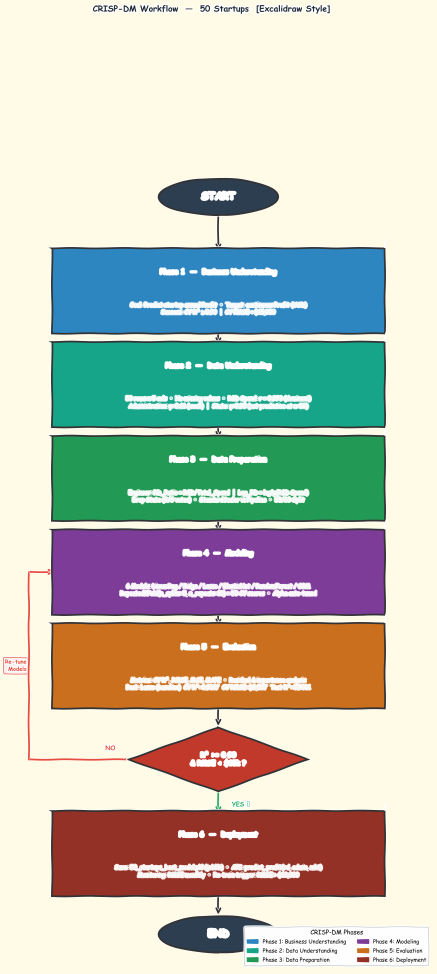
#> input picture hw6_workflow_excalidraw.png, 1309 x 2920 px (shown at 1/3 size)
$ python -i animate_enhanced.py   (imports and definitions only)
#> lines starting #> are read from the running program, lines starting #| are printed output that depends on the picture; after the words box and inside, x2 and y2 are one past the last pixel; in counts of white or black regions, pixels touching at a corner belong together
#> further down, picture is the input picture: shape (2920, 1309, 3); mean B, G, R 178.2, 191.4, 189.5
"""
animate_enhanced.py
強化版投影片動畫生成器

動畫效果：
1. 整張投影片淡入 + 輕微放大進場（scale 1.04→1.00，0.5s）
2. 標題區（頂部）：從上往下 wipe reveal（curtain 效果）
3. 內容/文字區：交替左→右 wipe reveal
4. 圖片區（寬高比 > 2.5 的區域）：亮度 + 輕微 Ken Burns 縮放
5. 區域進場時有亮光閃爍邊緣（leading edge glow）
6. 全亮定格 → 淡出
"""

import os, sys, subprocess
import numpy as np
import imageio_ffmpeg
import cv2

# [1 line not run here, left out]

BASE    = r"D:\wi\260612"
ASSETS  = os.path.join(BASE, "pres_pdf_assets")
TMP_DIR = os.path.join(ASSETS, "enh_tmp")
OUT_MP4 = os.path.join(BASE, "hw6_presentation_enhanced.mp4")
# [1 line that did not run here, left out]

FPS      = 24
N_SLIDES = 12
W, H     = 1920, 1080

# ── 動畫時序（秒） ────────────────────────────────────────────────────────────
ENTRY_DUR    = 0.50   # 進場（淡入+縮放）
DIM_DUR      = 0.30   # 整體變暗
REVEAL_GAP   = 0.28   # 各區域間隔
REVEAL_DUR   = 0.50   # 每個區域 wipe 時長
FULL_HOLD    = 0.40   # 全亮靜止
NARR_DELAY   = 0.45   # 旁白延遲
FADE_OUT     = 0.55   # 淡出

BASE_BRIGHT  = 0.18   # 暗底亮度
MAX_REGIONS  = 8

# [1 line not run here, left out]


# ─────────────────────────────────────────────────────────────────────────────
# Easing
# ─────────────────────────────────────────────────────────────────────────────
def ease_out_cubic(p):
    p = max(0.0, min(1.0, p))
    return 1.0 - (1.0 - p) ** 3

def ease_in_out_sine(p):
    p = max(0.0, min(1.0, p))
    return (1.0 - np.cos(np.pi * p)) / 2.0

def ease_out_quart(p):
    p = max(0.0, min(1.0, p))
    return 1.0 - (1.0 - p) ** 4


# ─────────────────────────────────────────────────────────────────────────────
# 區域偵測 — 回傳 (mask, region_type)
#   region_type: "title" / "image" / "text"
# ─────────────────────────────────────────────────────────────────────────────
def detect_regions(img_bgr):
    gray = cv2.cvtColor(img_bgr, cv2.COLOR_BGR2GRAY)
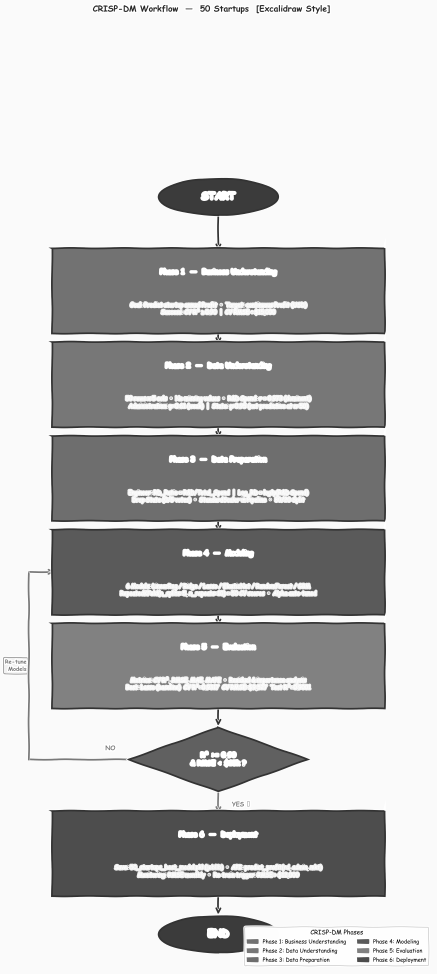
#> gray: shape (2920, 1309) (shown at 1/3 size); min 0, max 255, mean 189.4
    _, thresh = cv2.threshold(gray, 0, 255, cv2.THRESH_BINARY_INV + cv2.THRESH_OTSU)
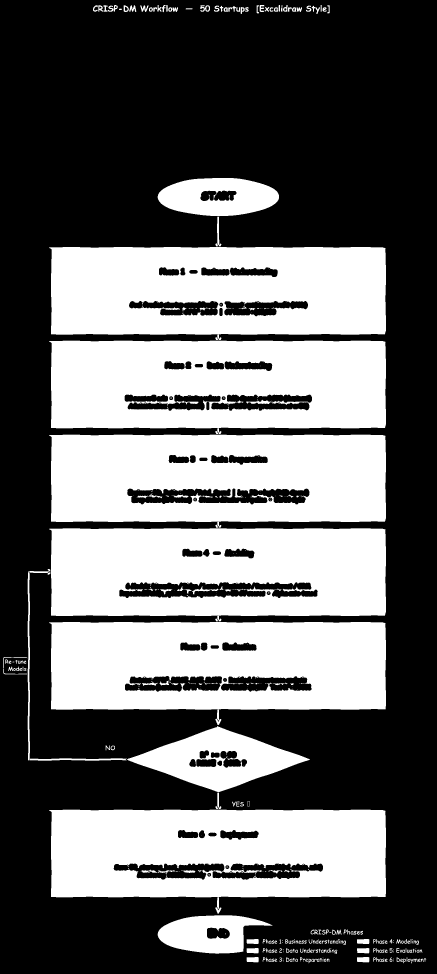
#> thresh: shape (2920, 1309) (shown at 1/3 size); 40.8% white; 443 white regions (194 under 20 px), largest, box (x1, y1, x2, y2) and area: (147, 741, 1158, 1017) 240150, (147, 1866, 1158, 2162) 238023, (147, 2429, 1158, 2728) 237836
    kernel = cv2.getStructuringElement(cv2.MORPH_RECT, (55, 16))
    dilated = cv2.dilate(thresh, kernel, iterations=2)
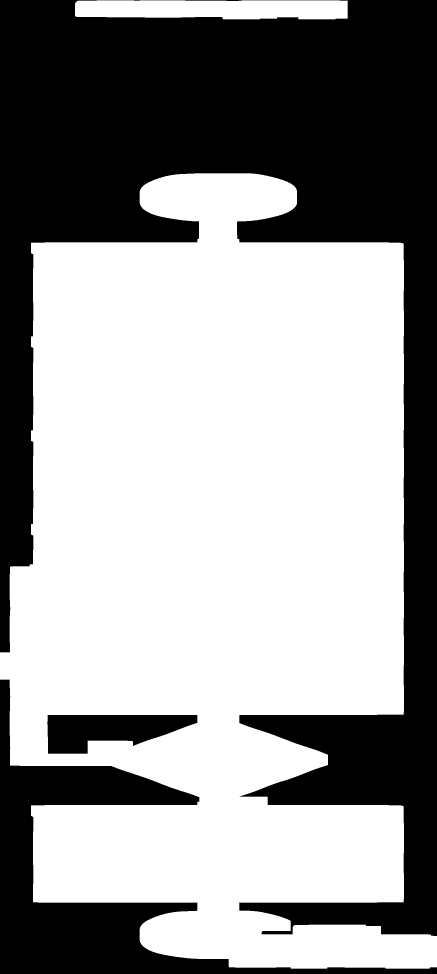
#> dilated: shape (2920, 1309) (shown at 1/3 size); 60.1% white; 3 black regions
    contours, _ = cv2.findContours(dilated, cv2.RETR_EXTERNAL, cv2.CHAIN_APPROX_SIMPLE)
#> contours = 2 contours; box (x1, y1, x2, y2) and area: (0, 520, 1309, 2906) 2283838, (225, 1, 1043, 58) 42120

    raw = []
    total = H * W
    for cnt in contours:
        x, y, w, h = cv2.boundingRect(cnt)
        ratio = (w * h) / total
        if ratio < 0.015 or ratio > 0.72:
            continue
        if h < 12 or w < 40:
            continue
        raw.append((x, y, w, h))
#> this loop made 2 passes
#> (x, y, w, h, ratio) on passes 1 to 2: (0, 520, 1309, 2386, 1.51), (225, 1, 818, 57, 0.0225)
#> after the loop, raw = [(225, 1, 818, 57)]

    if len(raw) < 3:
        raw = [(0, i * H // 4, W, H // 4) for i in range(4)]

    # 去重（IoU > 0.55 保留大的）
    def iou(a, b):
        ax1, ay1, ax2, ay2 = a[0], a[1], a[0]+a[2], a[1]+a[3]
        bx1, by1, bx2, by2 = b[0], b[1], b[0]+b[2], b[1]+b[3]
        ix = max(0, min(ax2, bx2) - max(ax1, bx1))
        iy = max(0, min(ay2, by2) - max(ay1, by1))
        inter = ix * iy
        union = a[2]*a[3] + b[2]*b[3] - inter
        return inter / max(union, 1)

    keep = []
    for i, a in enumerate(raw):
        if any(i != j and iou(a, b) > 0.55 and b[2]*b[3] > a[2]*a[3]
               for j, b in enumerate(raw)):
            continue
        keep.append(a)

    # 依 y 排序
    keep.sort(key=lambda r: r[1])
    keep = keep[:MAX_REGIONS]

    # 標記類型
    result = []
    pad = 8
    for idx, (x, y, w, h) in enumerate(keep):
        m = np.zeros((H, W), dtype=np.float32)
        m[max(0,y-pad):min(H,y+h+pad), max(0,x-pad):min(W,x+w+pad)] = 1.0

        # 判斷類型
        if idx == 0 and y < H * 0.22 and w > W * 0.35:
            rtype = "title"
        elif w / max(h, 1) > 2.2 or w * h / total > 0.25:
            rtype = "image"
        else:
            rtype = "text"

        result.append((m, rtype, (x, y, w, h)))

    return result


# ─────────────────────────────────────────────────────────────────────────────
# 建立每幀的亮度圖（in-place vectorized）
# ─────────────────────────────────────────────────────────────────────────────
# [84 lines left out: function build_brightness, not called in this run]


# ─────────────────────────────────────────────────────────────────────────────
# 進場縮放（Ken Burns entry：scale 1.04 → 1.00）
# ─────────────────────────────────────────────────────────────────────────────
_ENTRY_SCALE_MAX = 1.04

# [130 lines left out: functions get_crop_for_frame, get_audio_duration, encode_segment, not called in this run]


# ─────────────────────────────────────────────────────────────────────────────
# Main
# ─────────────────────────────────────────────────────────────────────────────
slide_pngs  = [os.path.join(ASSETS, f"slide_{i:02d}.png") for i in range(N_SLIDES)]
audio_files = [os.path.join(ASSETS, f"narr_{i:02d}.mp3")  for i in range(N_SLIDES)]

# [8 lines not run here, left out]

segment_files = []

# [32 lines not run here, left out]
concat_list = os.path.join(TMP_DIR, "concat_enh.txt")
# [3 lines not run here, left out]

# [6 lines that did not run here, left out]
# [1 line not run here, left out]

# [1 line that did not run here, left out]
# [3 lines not run here, left out]

>>> import cv2
>>> picture = cv2.imread('hw6_workflow_excalidraw.png')
>>> result = detect_regions(picture)
#> result = 4 items

$ run again, on chart_phase2a.png
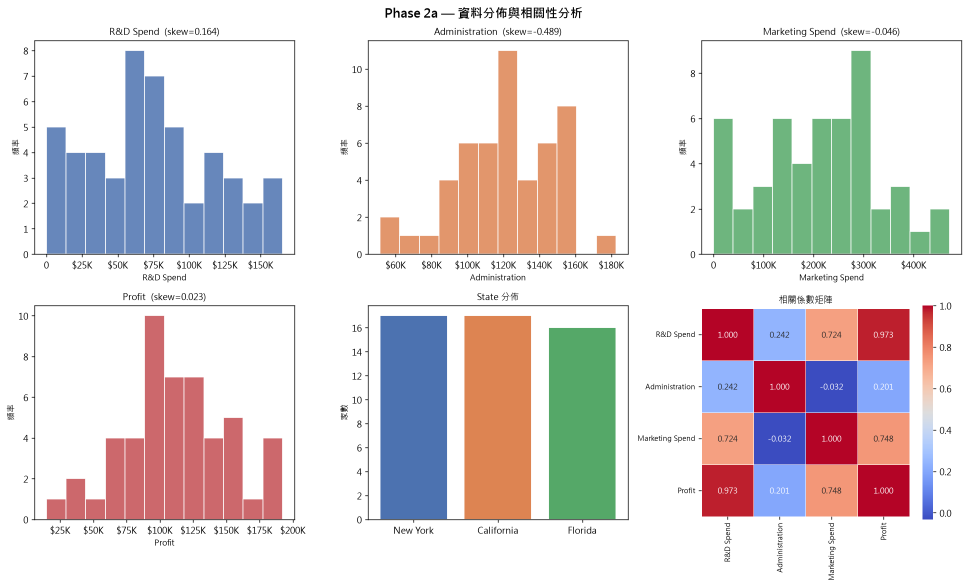
#> input picture chart_phase2a.png, 1935 x 1174 px (shown at 1/2 size)
#> picture is the input picture: shape (1174, 1935, 3); mean B, G, R 215.6, 214.9, 221.6
#> in detect_regions, `_, thresh = cv2.threshold(gray, 0, 255, cv2.THRESH_BINARY_INV + cv2.TH..`:
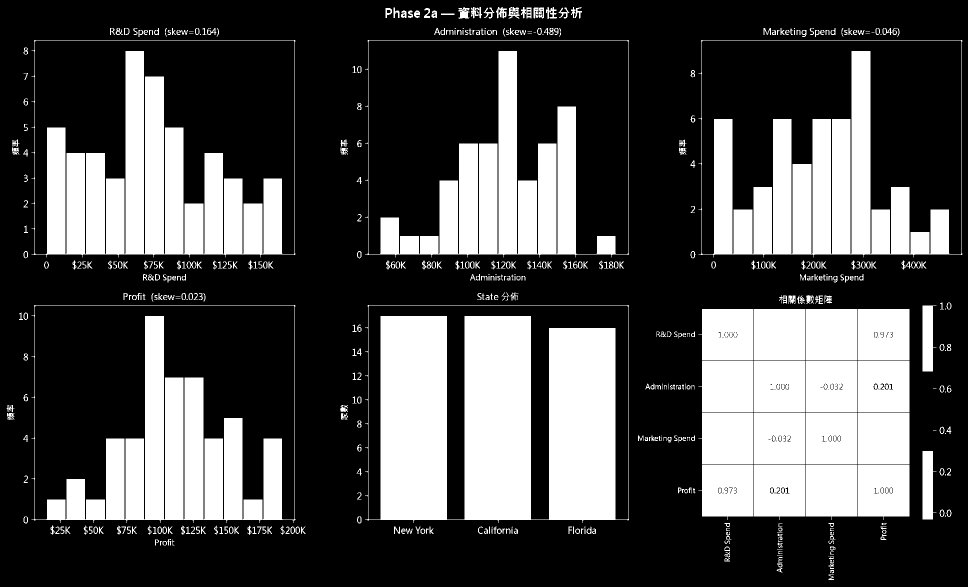
#> thresh: shape (1174, 1935) (shown at 1/2 size); 30.4% white; 510 white regions (67 under 20 px), largest, box (x1, y1, x2, y2) and area: (730, 610, 1258, 1046) 161211, (63, 80, 591, 515) 96348, (1397, 80, 1925, 515) 85789
#> in detect_regions, `dilated = cv2.dilate(thresh, kernel, iterations=2)`:
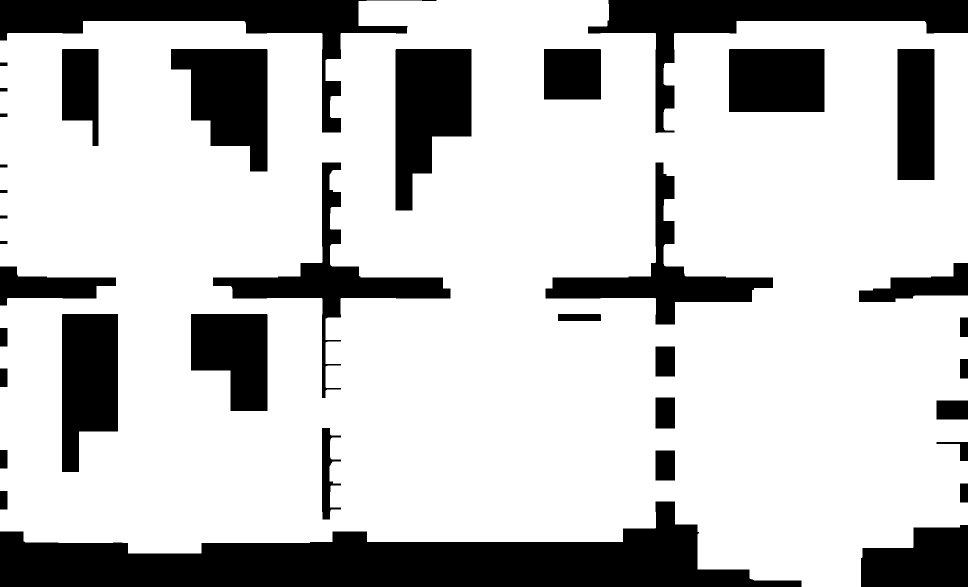
#> dilated: shape (1174, 1935) (shown at 1/2 size); 76.8% white; 37 black regions
#> contours = 1 contour; box (x1, y1, x2, y2) and area: (0, 0, 1935, 1174) 1993788
#> the loop in detect_regions, `for cnt in contours:` made 1 pass
#> (x, y, w, h, ratio) on pass 1: (0, 0, 1935, 1174, 1.1)
#> after the loop in detect_regions, `for cnt in contours:`: raw = []
#> result = 4 items

$ run again, on chart_phase2b.png
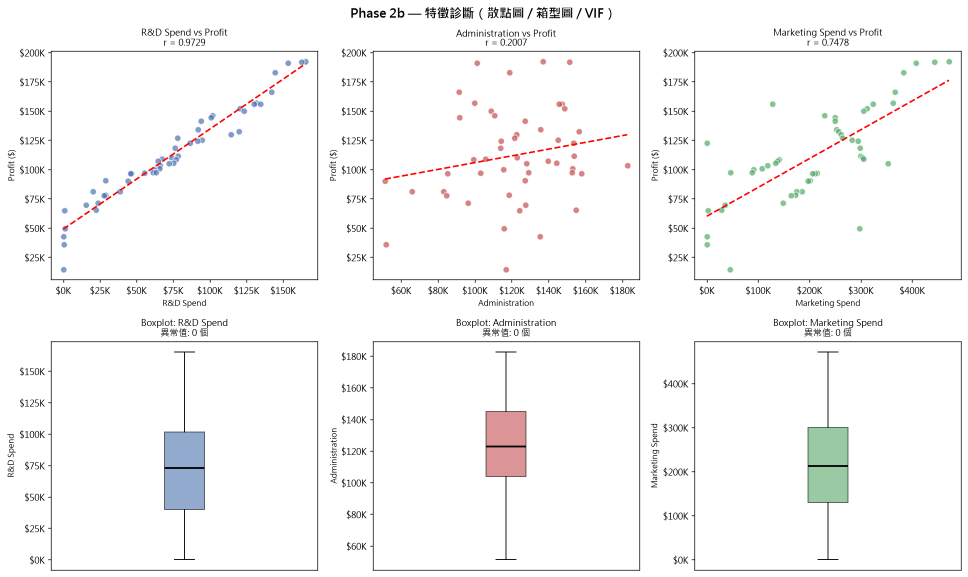
#> input picture chart_phase2b.png, 1935 x 1153 px (shown at 1/2 size)
#> picture is the input picture: shape (1153, 1935, 3); mean B, G, R 247.5, 247.5, 247.9
#> in detect_regions, `_, thresh = cv2.threshold(gray, 0, 255, cv2.THRESH_BINARY_INV + cv2.TH..`:
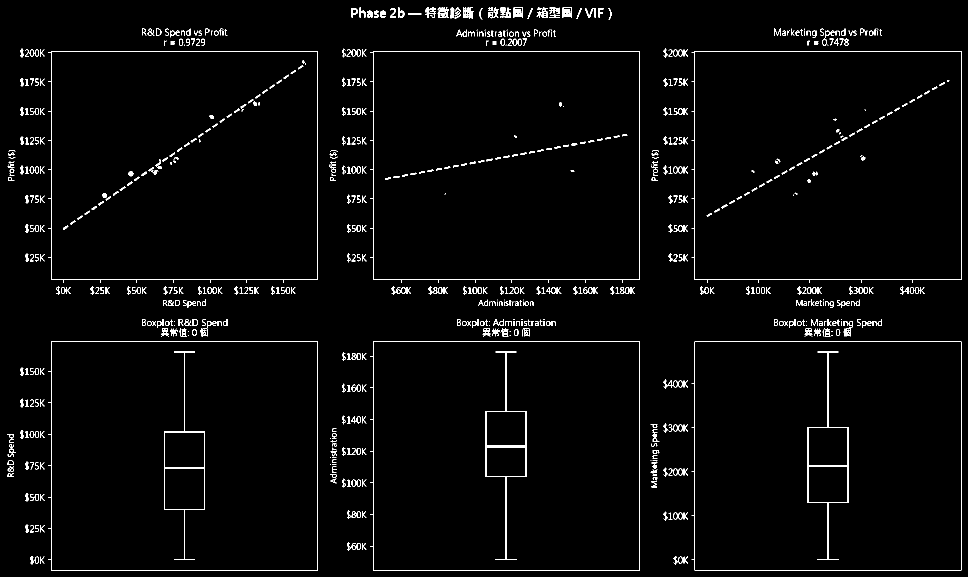
#> thresh: shape (1153, 1935) (shown at 1/2 size); 2.2% white in thin lines or dots
#> in detect_regions, `dilated = cv2.dilate(thresh, kernel, iterations=2)`:
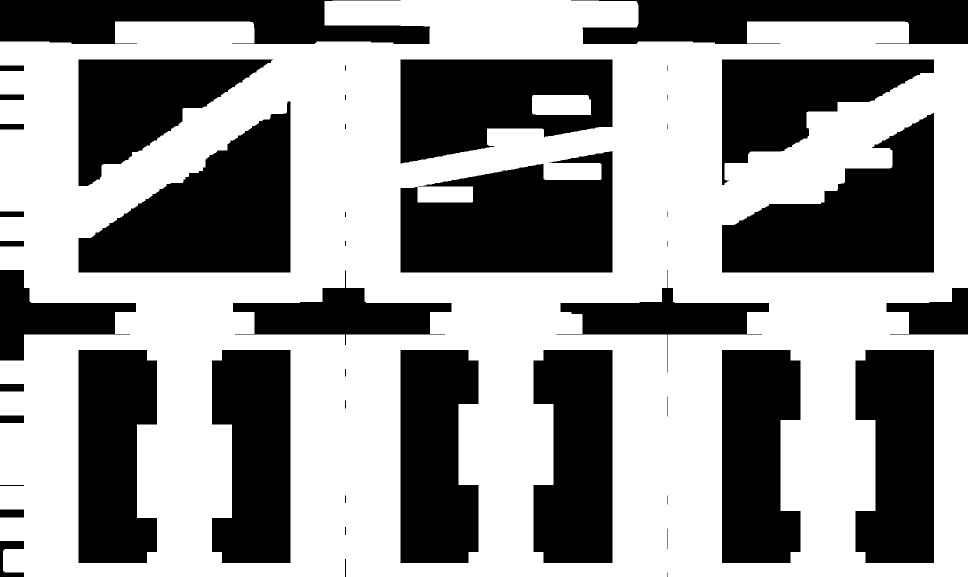
#> dilated: shape (1153, 1935) (shown at 1/2 size); 57.7% white; 47 black regions (7 under 20 px)
#> contours = 1 contour; box (x1, y1, x2, y2) and area: (0, 0, 1935, 1153) 2091432
#> the loop in detect_regions, `for cnt in contours:` made 1 pass
#> (x, y, w, h, ratio) on pass 1: (0, 0, 1935, 1153, 1.08)
#> after the loop in detect_regions, `for cnt in contours:`: raw = []
#> result = 4 items
